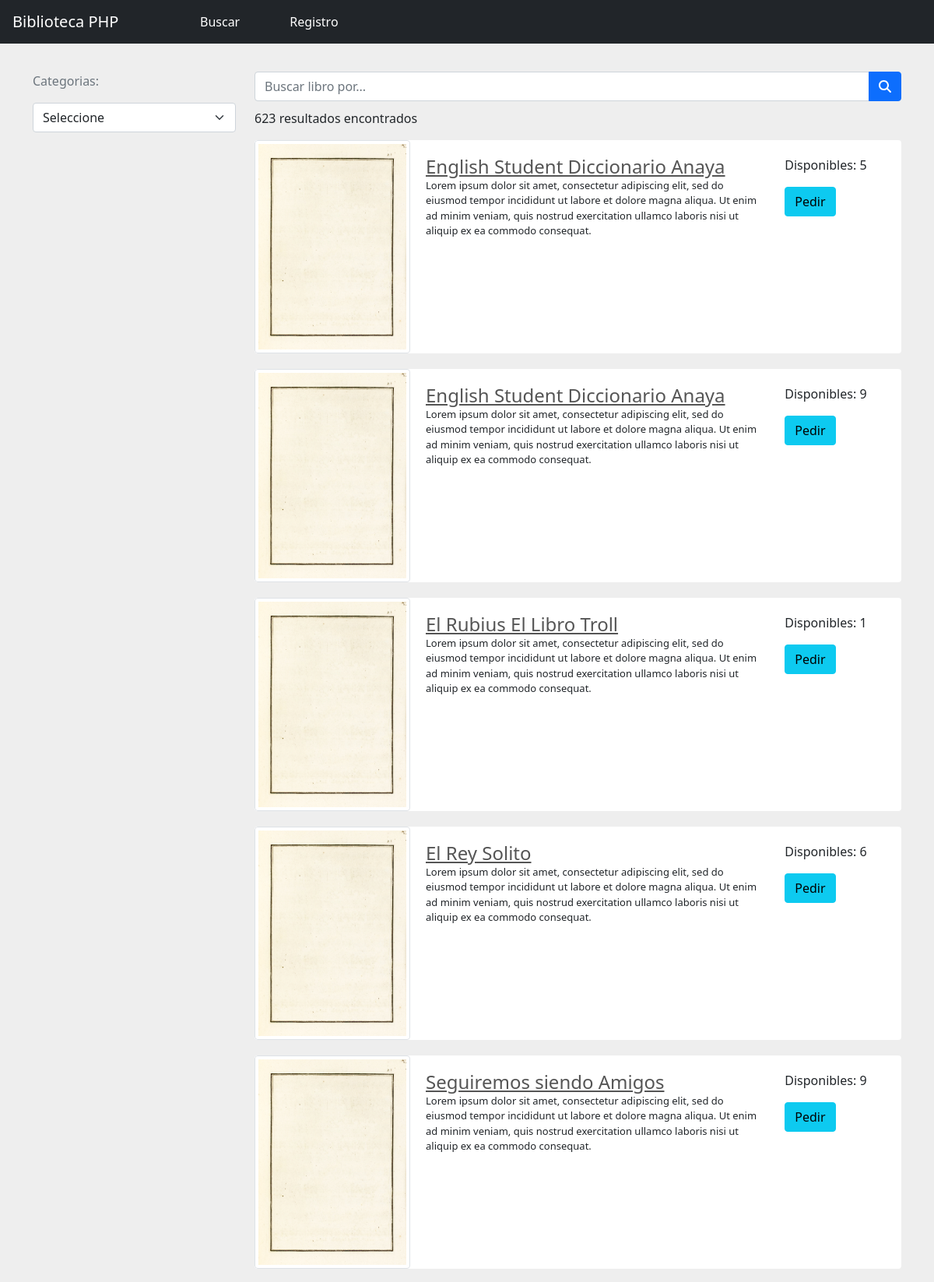
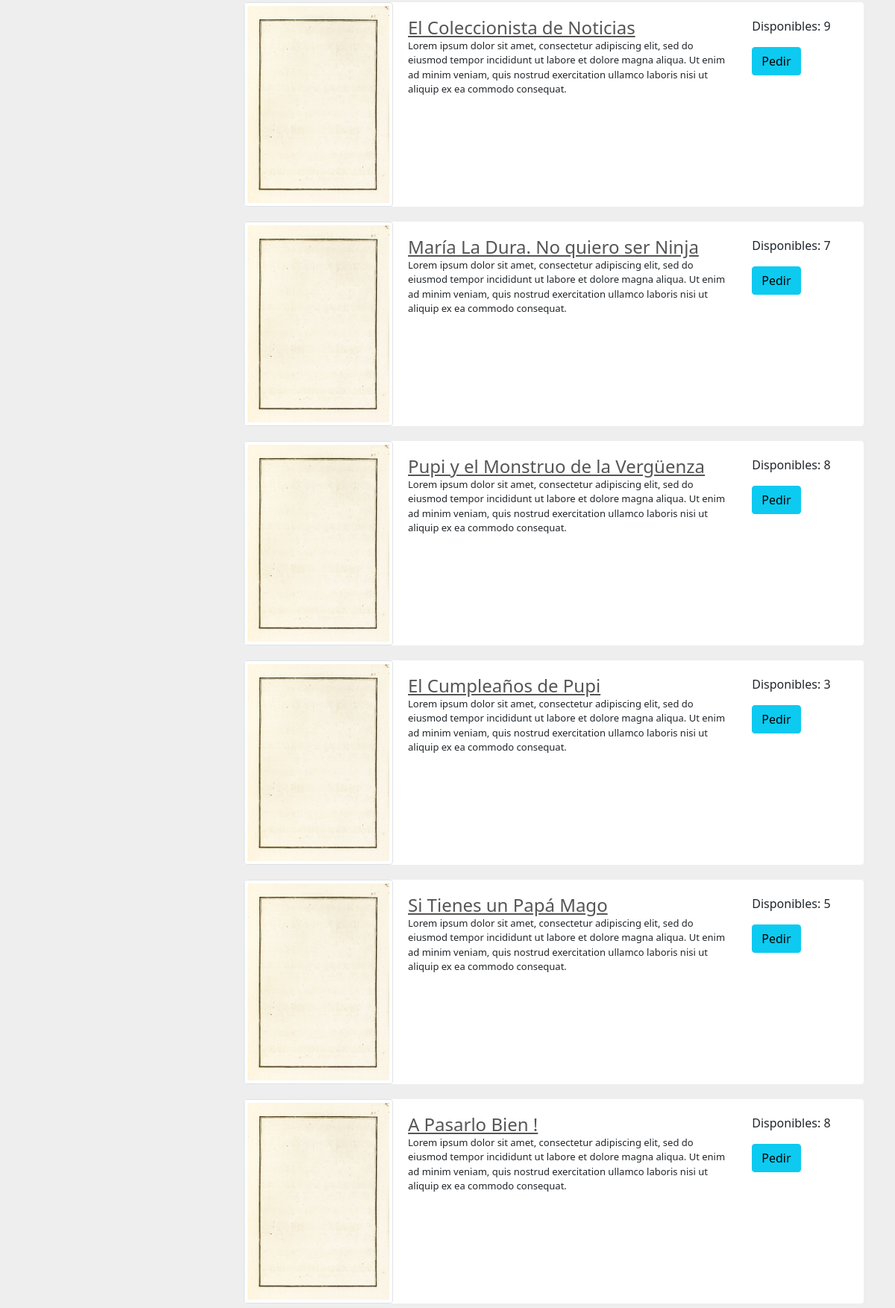
Screenshot of /biblioteca-src/catalogo.php (upper part) with the database file from the repository (2 pictures, top to bottom).
### tables this page shows
CREATE TABLE `libro` (
  `id_libro` int NOT NULL,
  `titulo_libro` varchar(100) DEFAULT NULL,
  `autor_libro` varchar(45) DEFAULT NULL,
  `estado` varchar(10) DEFAULT NULL,
  `isbn` varchar(45) DEFAULT NULL,
  `dewey` varchar(45) DEFAULT NULL,
  `foto_portada` varchar(45) DEFAULT NULL,
  `stock` int DEFAULT NULL
);

### biblioteca-src/includes/functions.php (called while the page is built, shortened)
<?php
function listar_libros(){
    include 'db.php';
    $sql_query = "SELECT titulo_libro, autor_libro, dewey, isbn, stock, id_libro, foto_portada FROM libro;";
    $stmt = $conn->prepare($sql_query);
    $stmt->execute();
    $result = $stmt->get_result();
    $row = $result->fetch_all();
    return $row;
}

### biblioteca-src/catalogo.php (the view, shortened to what this page needs)
<!DOCTYPE html>
<html lang="es">
    <head>
        <link href="https://cdn.jsdelivr.net/npm/simple-datatables@latest/dist/style.css" rel="stylesheet" />
        <link href="static/css/styles.css" rel="stylesheet" />
    </head>
    <body class="sb-nav-fixed">
        <nav class="sb-topnav navbar navbar-expand navbar-dark bg-dark">
            <a class="navbar-brand ps-3" href="index.php">Biblioteca PHP</a>
            <li class="nav-link">
              <a class="nav-link ps-3 blanco" href="catalogo.php">Buscar</a>
            </li>
            <li class="nav-link">
              <a class="nav-link ps-3 blanco" href="registro.php">Registro</a>
            </li>
        </nav>
        <div class="container">
            <div class="row ng-scope">
            <?php
                    include 'includes/functions.php';
                    if (!isset($_GET['cat']) && !isset($_GET['titulo'])){
                        $libros = listar_libros();
                    echo '
                        <div class="col-md-3 col-md-push-9">
                            <p class="text-muted fs-mini">Categorias:</p>
                            <select class="form-select" aria-label="Default select example" onchange="location = this.value;">
                                <option selected disabled hidden select>Seleccione</option>
                                <option value="?cat=-1">Todas</option>
                                ';
                    echo '
                        </select>
                    </div>
                    <div class="col-md-9 col-md-pull-3">
                        <form action="catalogo.php" method="GET">
                            <div class="input-group">
                                <input class="form-control" name="titulo" type="text" placeholder="Buscar libro por..." aria-label="Buscar libro por..." aria-describedby="btnNavbarSearch" />
                                <button class="btn btn-primary" id="btnNavbarSearch" type="button"><i class="fas fa-search"></i></button>
                            </div>
                        </form>';
                        echo '
                        <p class="search-results-count">'.count($libros).' resultados encontrados</p>';
                            foreach ($libros as $libro){
                            echo '
                            <section class="search-result-item">
                                <a class="image-link" href="#">';
                                if (strlen($libro[6] == 0 || $libro[6] == NULL)){
                                    echo '<img src="../static/img/libros/defecto.jpg" height="280" width="200" alt="..." class="img-thumbnail">';
                                }
                                else {
                                    echo '<img src="../static/img/libros/'.$libro[6].'" height="280" width="200" alt="..." class="img-thumbnail">';
                                }
                                echo '</a>
                                <div class="search-result-item-body">
                                    <div class="row">
                                        <div class="col-sm-9">
                                            <h4 class="search-result-item-heading"><a href="#">'.$libro[0].'</a></h4>
                                            <p class="description">Lorem ipsum dolor sit amet, consectetur adipiscing elit, sed do eiusmod tempor incididunt ut labore et dolore magna aliqua. Ut enim ad minim veniam, quis nostrud exercitation ullamco laboris nisi ut aliquip ex ea commodo consequat.</p>
                                        </div>
                                        <div class="col-sm-3 text-align-center">
                                            <p>Disponibles: '.$libro[4].'</p>
                                            <a class="btn btn-primary btn-info " href="#">Pedir</a>
                                        </div>
                                    </div>
                                </div>
                            </section>';
                        }
                    }
                    ?>
                </div>
            </div>
        </div>
    </body>
</html>

### biblioteca-src/catalogo.php (style rules this page uses)
.blanco { color: white; }
body { padding-top: 4.5rem; }
body { margin-top:20px; background-color: #eee; }
.search-results-count { margin-top: 10px }
.search-result-item { padding: 20px; background-color: #fff; border-radius: 4px }
.search-result-item:after, .search-result-item:before { content: " "; display: table }
.search-result-item:after { clear: both }
.search-result-item .image-link { display: block; overflow: hidden; border-top-left-radius: 4px; border-bottom-left-radius: 4px }
@media (min-width:768px) { .search-result-item .image-link { display: inline-block; margin: -20px 0 -20px -20px; float: left; width: 200px } }
.search-result-item .description { font-size: 13px }
.search-result-item+.search-result-item { margin-top: 20px }
@media (min-width:768px) { .search-result-item-body { margin-left: 200px } }
.search-result-item-heading { font-weight: 400 }
.search-result-item-heading>a { color: #555 }
@media (min-width:768px) { .search-result-item-heading { margin: 0 } }

### rows the page displays
libro: titulo_libro "English Student Diccionario Anaya", stock "5"
libro: titulo_libro "English Student Diccionario Anaya", stock "9"
libro: titulo_libro "El Rubius El Libro Troll", stock "1"
libro: titulo_libro "El Rey Solito", stock "6"
libro: titulo_libro "Seguiremos siendo Amigos", stock "9"
libro: titulo_libro "El Coleccionista de Noticias", stock "9"
libro: titulo_libro "María La Dura. No quiero ser Ninja", stock "7"
libro: titulo_libro "Pupi y el Monstruo de la Vergüenza", stock "8"
libro: titulo_libro "El Cumpleaños de Pupi", stock "3"
libro: titulo_libro "Si Tienes un Papá Mago", stock "5"
libro: titulo_libro "A Pasarlo Bien !", stock "8"

### other values shown
count($libros) "623"
